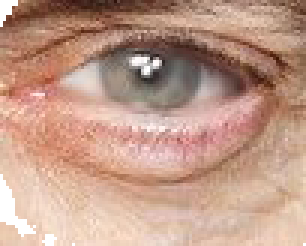
#> input picture STEVE BUSCEMI EYE GENERATOR/left.png, 102 x 82 px (shown 3 times larger)
$ python -i blah.py   (imports and definitions only)
#> lines starting #> are read from the running program, lines starting #| are printed output that depends on the picture
#STEVE BUSCEMI FACE ENHANCER

#IMPORTING MODULES
from PIL import Image as ImagePIL
from PIL import ImageDraw
import numpy as np
import ImageTk
from Tkinter import *
import cv2


#DEFINING FUNCTIONS

#defining the findEyes function for finding eyes
def findEyes(filename):
    #Loading  the image
#> called with filename = 'left.png'
    img = cv2.imread(filename)
#> img is the input picture: shape (82, 102, 3); mean B, G, R 136.4, 154.1, 192.4
    #Turning it gray for eye detection to work
    gray = cv2.cvtColor(img, cv2.COLOR_BGR2GRAY)
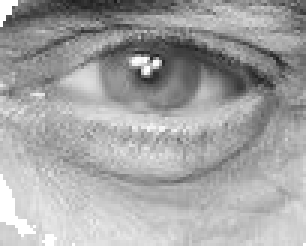
#> gray: shape (82, 102) (shown 3 times larger); min 25, max 255, mean 163.6
    #Finding the face area in order to avoid confusion
    faces = face_cascade.detectMultiScale(gray, 1.3, 5)
#> faces = ()
    for (x,y,w,h) in faces:
        roi_gray = gray[y:y+h, x:x+w]
        roi_color = img[y:y+h, x:x+w]
        eyes = eye_cascade.detectMultiScale(roi_gray)
        for (ex,ey,ew,eh) in eyes: #working with the eyes in the face
            EyeCoordinates.append((ex+x,ey+y,ew,eh))
            cv2.rectangle(roi_color,(ex,ey),(ex+ew,ey+eh),(0,255,0),2)
#> this loop made 0 passes
#> after the loop, EyeCoordinates = []
    return img

#Selecting the biggest eye area
# [18 lines left out: functions biggestEye, orderEyesLeftRight, not called in this run]

#INITIALIZING VARIABLES

#Initializing the detection cascades
face_cascade = cv2.CascadeClassifier('haarcascade_frontalface_default.xml')
eye_cascade = cv2.CascadeClassifier('haarcascade_eye.xml')
EyeCoordinates =[]

#Loading Steve Buscemi's eyes
# [2 lines not run here, left out]


# [41 lines left out: function main, not called in this run]

def getfilename():
   return str((e1.get()))


#Creating the GUI window
# [3 lines not run here, left out]
# [1 line that did not run here, left out]
#e1.grid(row=0, column=1)
# [1 line not run here, left out]
# [1 line that did not run here, left out]
# [1 line not run here, left out]

# [1 line that did not run here, left out]
# [2 lines not run here, left out]
# [1 line that did not run here, left out]
# [1 line that did not run here, left out]


# [1 line not run here, left out]


>>> result = findEyes('left.png')

$ run again, on STEVE BUSCEMI EYE GENERATOR/WIN_20140919_122550.JPG
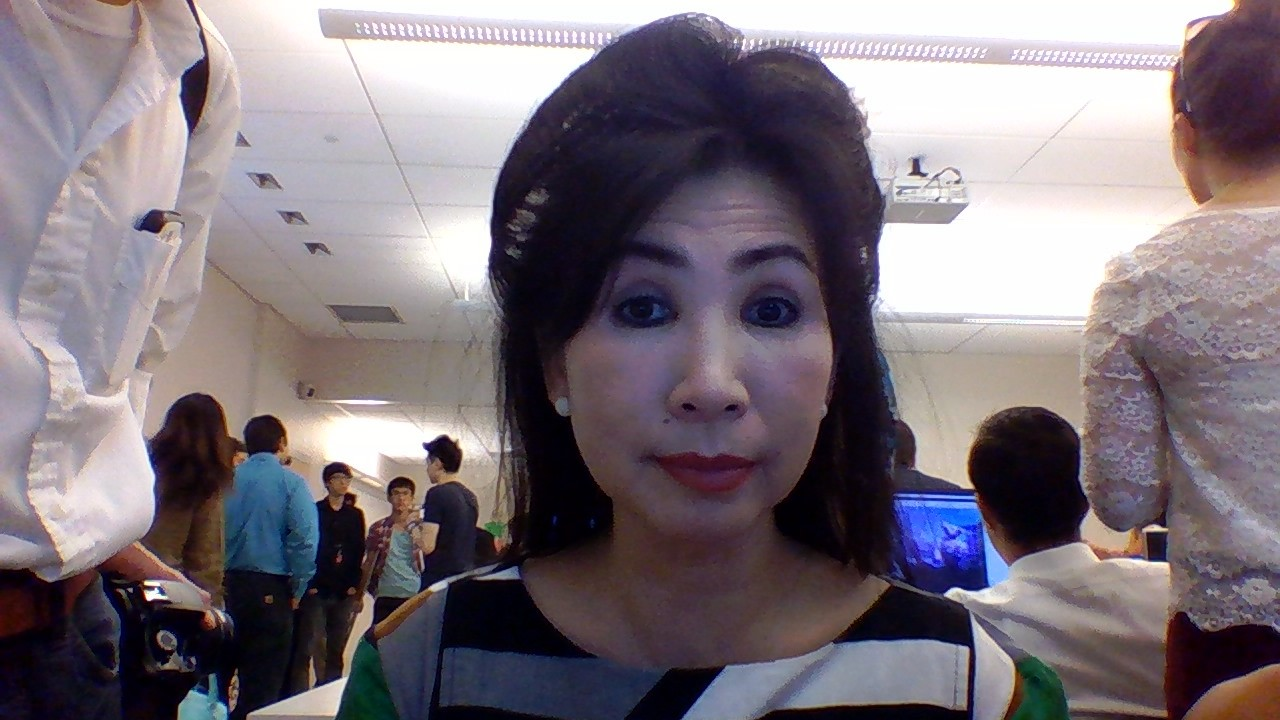
#> input picture STEVE BUSCEMI EYE GENERATOR/WIN_20140919_122550.JPG, 1280 x 720 px
#> in findEyes, img is the input picture: shape (720, 1280, 3); mean B, G, R 122.5, 114.9, 124.4
#> in findEyes, `gray = cv2.cvtColor(img, cv2.COLOR_BGR2GRAY)`:
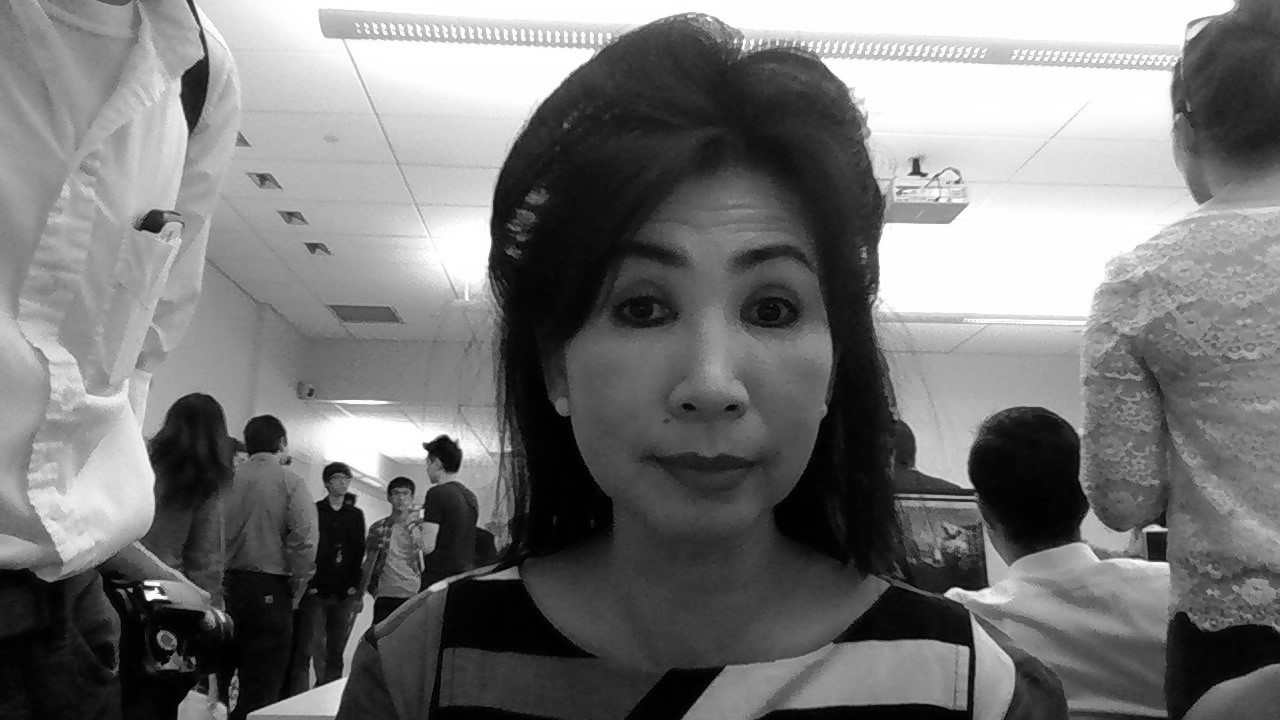
#> gray: shape (720, 1280); min 0, max 255, mean 118.6
#> faces = [[388, 484, 26, 26], [527, 170, 361, 361]]
#> the loop in findEyes, `for (x,y,w,h) in faces:` made 2 passes
#> after the loop in findEyes, `for (x,y,w,h) in faces:`:
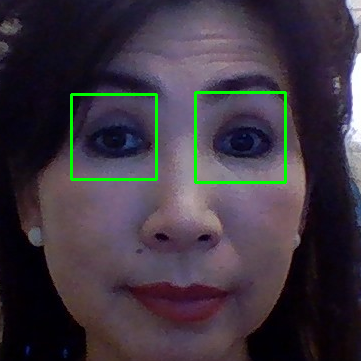
#> roi_color: shape (361, 361, 3); mean B, G, R 64.4, 54.1, 62.3
#> after the loop in findEyes, `for (x,y,w,h) in faces:`: EyeCoordinates = [(722, 262, 90, 90), (598, 264, 85, 85)]

$ run again, on STEVE BUSCEMI EYE GENERATOR/alicia.JPG
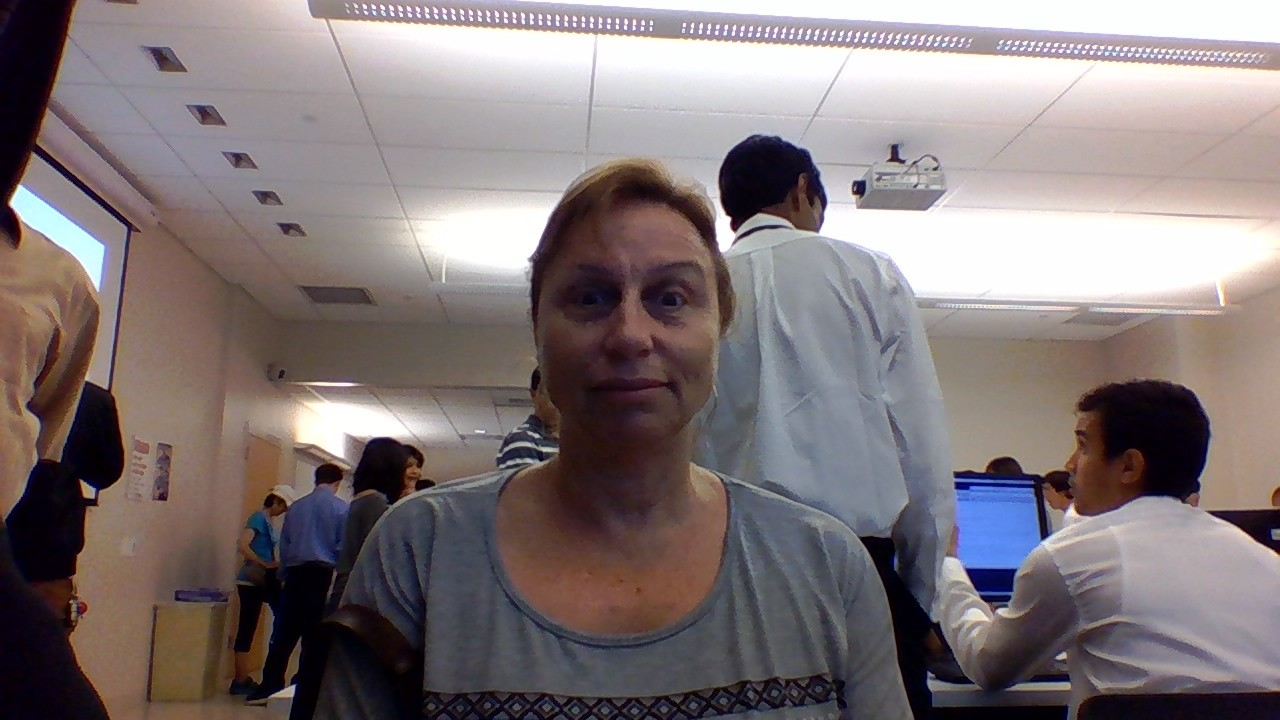
#> input picture STEVE BUSCEMI EYE GENERATOR/alicia.JPG, 1280 x 720 px
#> in findEyes, img is the input picture: shape (720, 1280, 3); mean B, G, R 121.1, 119.7, 130
#> in findEyes, `gray = cv2.cvtColor(img, cv2.COLOR_BGR2GRAY)`:
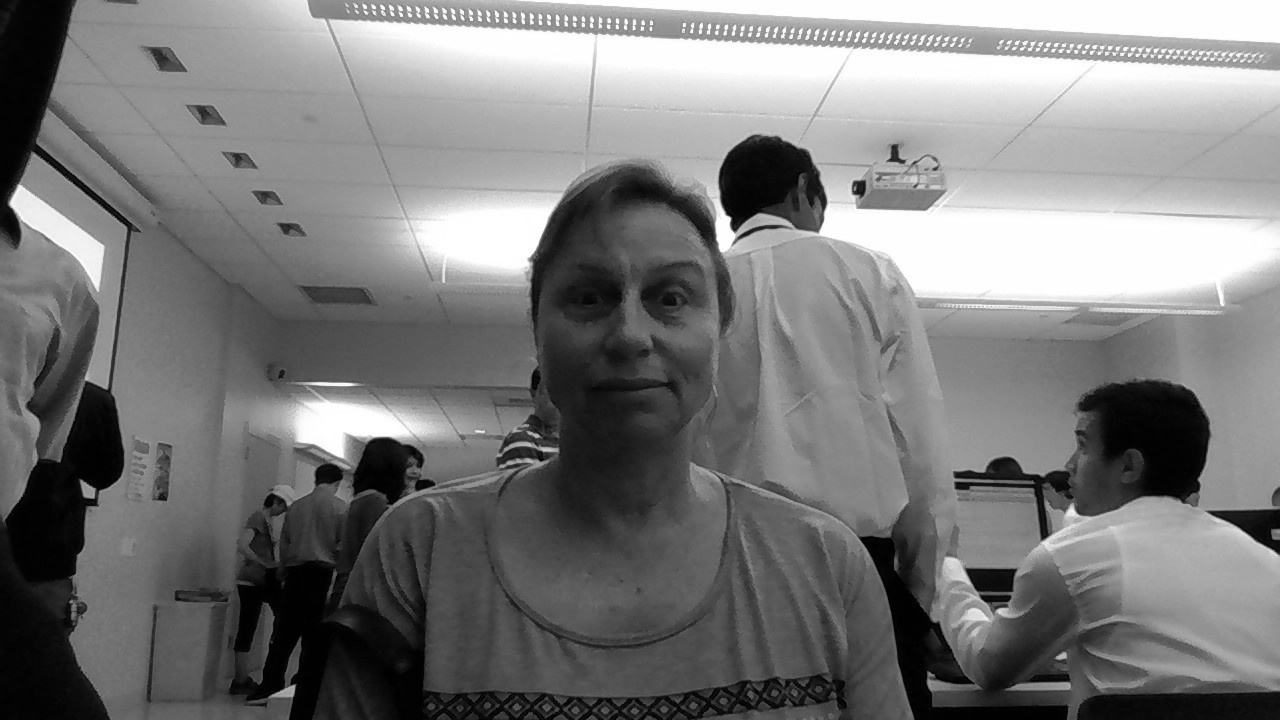
#> gray: shape (720, 1280); min 0, max 255, mean 122.9
#> faces = [[518, 208, 223, 223]]
#> the loop in findEyes, `for (x,y,w,h) in faces:` made 1 pass
#> (x, y, w, h, eyes) on pass 1: (518, 208, 223, 223, [[124, 64, 55, 55], [78, 31, 105, 105]])
#> after the loop in findEyes, `for (x,y,w,h) in faces:`:
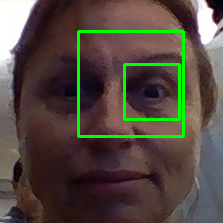
#> roi_color: shape (223, 223, 3); mean B, G, R 64.7, 73.8, 83.4
#> after the loop in findEyes, `for (x,y,w,h) in faces:`: EyeCoordinates = [(642, 272, 55, 55), (596, 239, 105, 105)]
